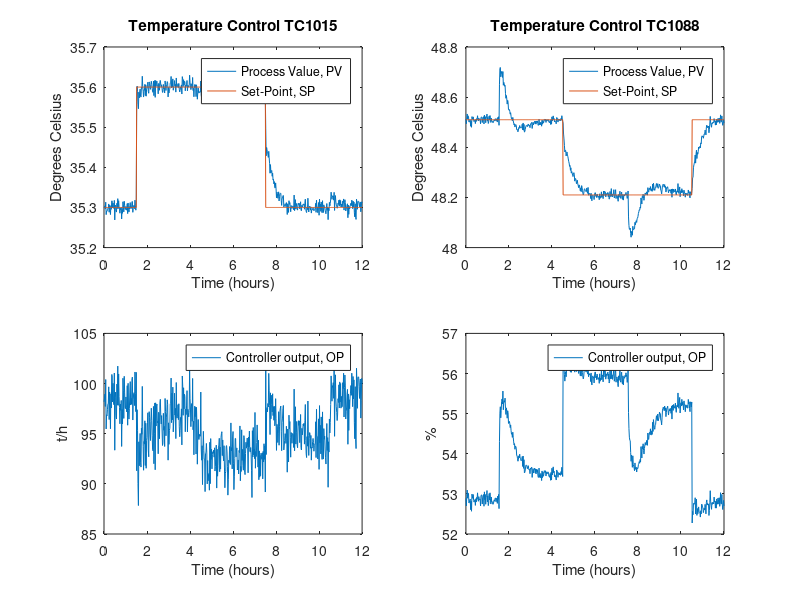

MATLAB code for this plot:
clear variables
close all
clc

%% Get data from the log file
% Make sure to use the correct path for the log file
fileID=fopen('Logging.lst_12h_3.txt','r'); % This loads the data log file
for m = 1:35
    String_Row=fgetl(fileID); % Ignore first 35 rows in the txt file	
end

i = 1;    
while(ischar(String_Row));        % Continue until the end of file 
       String_Row=fgetl(fileID);  % Read row from txt file 
    if ischar(String_Row) ~= 0    
        Num_Vector = str2num(String_Row);   % Converts string number a vector 
        Data(i,:) = Num_Vector;             % Store rows into a "Data" Matrix
    end
     i = i + 1;
end
fclose(fileID); % Close the data log file 
%% Controller data
Time = Data(:,1);           % Time
PC1024 = Data(:,2:4);       % Controller: 24_PC1024
FC1005 = Data(:,5:7);       % Controller: 24_FC1005
FC1019 = Data(:,8:10);      % Controller: 24_FC1019
LC1016 = Data(:,11:13);     % Controller: 24_LC1016
LC1015 = Data(:,14:16);     % Controller: 24_LC1015
FC1015 = Data(:,17:19);     % Controller: 24_FC1015
LC1028 = Data(:,20:22);     % Controller: 24_LC1028
TC1015 = Data(:,23:25);     % Controller: 24_TC1015
TC1088 = Data(:,26:28);     % Controller: 24_TC1088
% Where the:
% First column is the Process Value, PV
% Second column is the Set-Point, SP
% Third column is the Control Signal, OP
% Ex. 
% PC1024(:,1) = Process Value, PV 
% PC1024(:,2) = Set-Point, SP
% PC1024(:,3) = Control signal, OP

%% Example plot
clf
subplot(2,2,1)
plot(Time./3600,TC1015(:,1:2))
title('Temperature Control TC1015')
legend('Process Value, PV', 'Set-Point, SP')
xlabel('Time (hours)')
ylabel('Degrees Celsius')
subplot(2,2,3)
plot(Time./3600,TC1015(:,3))
legend('Controller output, OP')
xlabel('Time (hours)')
ylabel('t/h')
subplot(2,2,2)
plot(Time./3600,TC1088(:,1:2))
title('Temperature Control TC1088')
legend('Process Value, PV', 'Set-Point, SP')
xlabel('Time (hours)')
ylabel('Degrees Celsius')
subplot(2,2,4)
plot(Time./3600,TC1088(:,3))
legend('Controller output, OP')
xlabel('Time (hours)')
ylabel('%')
% 
% %% plot
% clf
% subplot(2,1,1)
% plot(Time./3600,LC1028(:,1:2))
% title('Area of heat exchange')
% legend('Process Value, PV', 'Set-Point, SP')
% xlabel('Time (min)')
% ylabel('%')
% subplot(2,1,2)
% plot(Time./3600,LC1028(:,3))
% legend('Controller output, OP')
% xlabel('Time (min)')
% ylabel('%')

